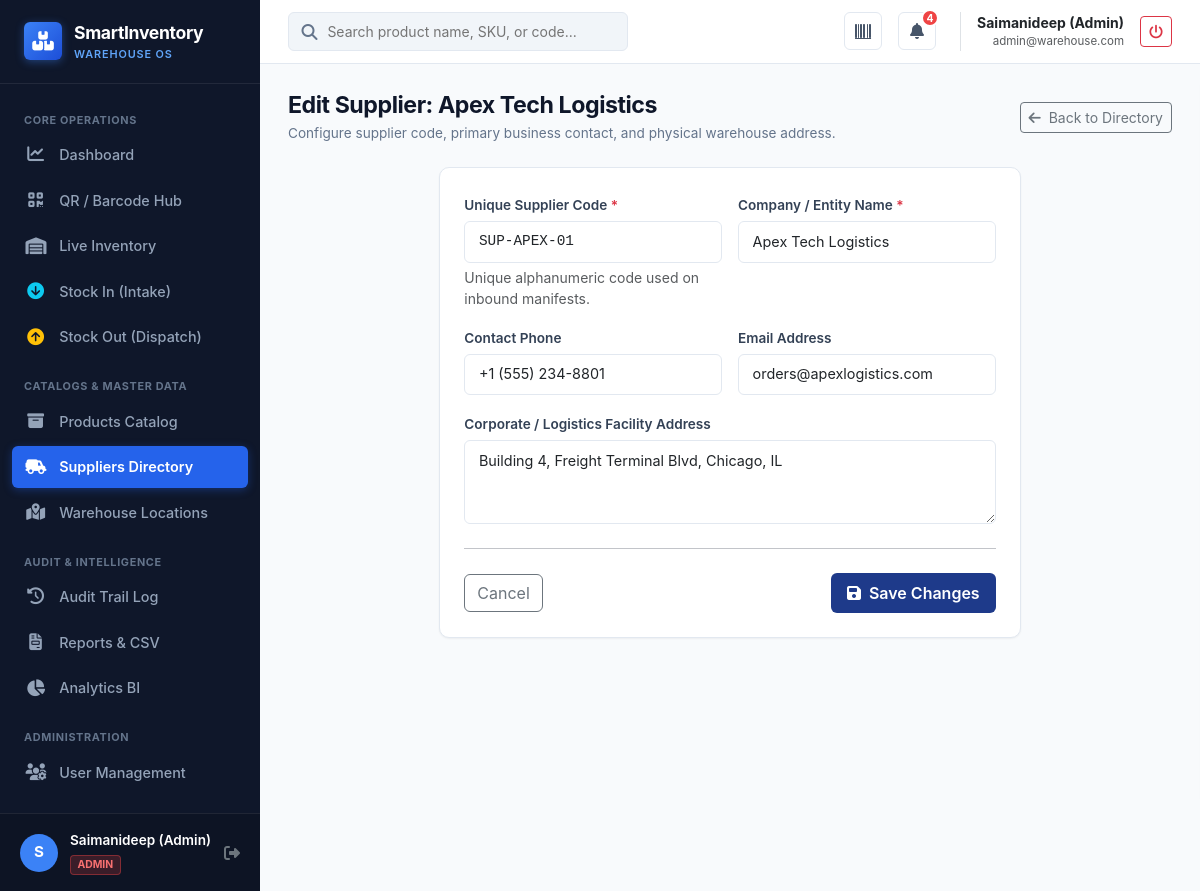
The page /suppliers/1/edit (signed in) on the database its author committed.
### app/models.py (models this page shows, shortened)
class User(UserMixin, db.Model):
    __tablename__ = 'users'
    id = db.Column(db.Integer, primary_key=True)
    name = db.Column(db.String(100), nullable=False)
    email = db.Column(db.String(120), unique=True, nullable=False, index=True)
    password_hash = db.Column(db.String(255), nullable=False)
    role = db.Column(
        db.String(20),
        nullable=False,
        default='STAFF'
    )  # ADMIN, STAFF, MANAGER
    is_active_user = db.Column(db.Boolean, default=True, nullable=False)
    created_at = db.Column(
        db.DateTime,
        default=lambda: datetime.now(timezone.utc),
        nullable=False
    )
    qr_code = db.Column(db.String(255), unique=True)
    transactions = db.relationship(
        'InventoryTransaction',
        backref='performer',
        lazy='dynamic'
    )
    @property
    def is_admin(self):
        return self.role == 'ADMIN'
    @property
    def is_active(self):
        return self.is_active_user

class Supplier(db.Model):
    __tablename__ = 'suppliers'
    id = db.Column(db.Integer, primary_key=True)
    supplier_code = db.Column(
        db.String(50),
        unique=True,
        nullable=False,
        index=True
    )
    name = db.Column(db.String(150), nullable=False)
    phone = db.Column(db.String(50), nullable=True)
    email = db.Column(db.String(120), nullable=True)
    address = db.Column(db.Text, nullable=True)
    created_at = db.Column(
        db.DateTime,
        default=lambda: datetime.now(timezone.utc),
        nullable=False
    )
    updated_at = db.Column(
        db.DateTime,
        default=lambda: datetime.now(timezone.utc),
        onupdate=lambda: datetime.now(timezone.utc),
        nullable=False
    )
    products = db.relationship(
        'Product',
        backref='supplier',
        lazy=True
    )
    transactions = db.relationship(
        'InventoryTransaction',
        backref='supplier',
        lazy=True
    )

### app/routes/suppliers.py (the view, shortened to what this page needs)
@suppliers_bp.route('/suppliers/<int:id>/edit', methods=['GET', 'POST'])
@role_required('ADMIN')
def edit(id):
    supplier = Supplier.query.get_or_404(id)
    return render_template('suppliers/form.html', supplier=supplier)

### app/routes/auth.py (called while the page is built)
def role_required(*allowed_roles):
    def decorator(f):
        @wraps(f)
        @login_required
        def decorated_function(*args, **kwargs):
            if current_user.role not in allowed_roles:
                abort(403)
            return f(*args, **kwargs)
        return decorated_function
    return decorator

### app/templates/suppliers/form.html (shortened to what this page needs)
{% extends 'base.html' %}
{% block content %}
<div class="page-header">
    <div>
        <h1 class="page-title">{{ 'Edit Supplier: ' + supplier.name if supplier else 'Register New Vendor / Supplier' }}</h1>
        <div class="page-subtitle">Configure supplier code, primary business contact, and physical warehouse address.</div>
    </div>
    <a href="{{ url_for('suppliers.index') }}" class="btn btn-outline-secondary btn-sm">
        <i class="fas fa-arrow-left me-1"></i> Back to Directory
    </a>
</div>
<div class="row justify-content-center">
    <div class="col-lg-8">
        <div class="content-card p-4">
            <form method="POST">
                <div class="row g-3">
                    <div class="col-md-6">
                        <label class="form-label">Unique Supplier Code <span class="text-danger">*</span></label>
                        <input type="text" name="supplier_code" class="form-control font-monospace" placeholder="e.g. SUP-APEX-01" value="{{ supplier.supplier_code if supplier else '' }}" required>
                        <div class="form-text">Unique alphanumeric code used on inbound manifests.</div>
                    </div>
                    <div class="col-md-6">
                        <label class="form-label">Company / Entity Name <span class="text-danger">*</span></label>
                        <input type="text" name="name" class="form-control" placeholder="e.g. Apex Tech Logistics Ltd" value="{{ supplier.name if supplier else '' }}" required>
                    </div>
                    <div class="col-md-6">
                        <label class="form-label">Contact Phone</label>
                        <input type="text" name="phone" class="form-control" placeholder="+1 (555) 234-5678" value="{{ supplier.phone if supplier else '' }}">
                    </div>
                    <div class="col-md-6">
                        <label class="form-label">Email Address</label>
                        <input type="email" name="email" class="form-control" placeholder="procurement@vendor.com" value="{{ supplier.email if supplier else '' }}">
                    </div>
                    <div class="col-12">
                        <label class="form-label">Corporate / Logistics Facility Address</label>
                        <textarea name="address" class="form-control" rows="3" placeholder="Street, Suite, City, State, Zip, Country...">{{ supplier.address if supplier else '' }}</textarea>
                    </div>
                </div>
                <hr class="my-4">
                <div class="d-flex justify-content-between align-items-center">
                    <a href="{{ url_for('suppliers.index') }}" class="btn btn-outline-secondary">Cancel</a>
                    <button type="submit" class="btn btn-primary-wh">
                        <i class="fas fa-save me-1"></i> {{ 'Save Changes' if supplier else 'Register Supplier' }}
                    </button>
                </div>
            </form>
        </div>
    </div>
</div>
{% endblock %}

### app/templates/base.html (shortened to what this page needs)
<!DOCTYPE html>
<html lang="en">
<head>
    <link href="https://cdn.jsdelivr.net/npm/bootstrap@5.3.3/dist/css/bootstrap.min.css" rel="stylesheet">
    <link href="https://cdnjs.cloudflare.com/ajax/libs/font-awesome/6.5.1/css/all.min.css" rel="stylesheet">
    <link href="{{ url_for('static', filename='css/styles.css') }}" rel="stylesheet">
</head>
<body>
    <div class="app-wrapper">
        <aside class="app-sidebar no-print">
            <div class="sidebar-header">
                <div class="sidebar-logo-icon">
                    <i class="fas fa-boxes-stacked"></i>
                </div>
                <div>
                    <div class="sidebar-brand-text">SmartInventory</div>
                    <div class="sidebar-subbrand">Warehouse OS</div>
                </div>
            </div>
            <ul class="sidebar-menu">
                <div class="sidebar-section-title">Core Operations</div>
                <li>
                    <a href="{{ url_for('dashboard.index') }}" class="sidebar-link {% if request.endpoint == 'dashboard.index' %}active{% endif %}">
                        <i class="fas fa-chart-line"></i>
                        <span>Dashboard</span>
                    </a>
                </li>
                <li>
                    <a href="{{ url_for('scanner.index') }}" class="sidebar-link {% if request.endpoint == 'scanner.index' %}active{% endif %}">
                        <i class="fas fa-qrcode"></i>
                        <span>QR / Barcode Hub</span>
                    </a>
                </li>
                <li>
                    <a href="{{ url_for('inventory.index') }}" class="sidebar-link {% if request.endpoint == 'inventory.index' %}active{% endif %}">
                        <i class="fas fa-warehouse"></i>
                        <span>Live Inventory</span>
                    </a>
                </li>
                {% if current_user.is_admin or current_user.is_staff %}
                <li>
                    <a href="{{ url_for('inventory.stock_in') }}" class="sidebar-link {% if request.endpoint == 'inventory.stock_in' %}active{% endif %}">
                        <i class="fas fa-arrow-circle-down text-info"></i>
                        <span>Stock In (Intake)</span>
                    </a>
                </li>
                <li>
                    <a href="{{ url_for('inventory.stock_out') }}" class="sidebar-link {% if request.endpoint == 'inventory.stock_out' %}active{% endif %}">
                        <i class="fas fa-arrow-circle-up text-warning"></i>
                        <span>Stock Out (Dispatch)</span>
                    </a>
                </li>
                {% endif %}
                <div class="sidebar-section-title mt-2">Catalogs & Master Data</div>
                <li>
                    <a href="{{ url_for('products.index') }}" class="sidebar-link {% if request.blueprint == 'products' %}active{% endif %}">
                        <i class="fas fa-box-archive"></i>
                        <span>Products Catalog</span>
                    </a>
                </li>
                <li>
                    <a href="{{ url_for('suppliers.index') }}" class="sidebar-link {% if request.blueprint == 'suppliers' %}active{% endif %}">
                        <i class="fas fa-truck-field"></i>
                        <span>Suppliers Directory</span>
                    </a>
                </li>
                <li>
                    <a href="{{ url_for('locations.index') }}" class="sidebar-link {% if request.blueprint == 'locations' %}active{% endif %}">
                        <i class="fas fa-map-location-dot"></i>
                        <span>Warehouse Locations</span>
                    </a>
                </li>
                <div class="sidebar-section-title mt-2">Audit & Intelligence</div>
                <li>
                    <a href="{{ url_for('transactions.index') }}" class="sidebar-link {% if request.endpoint == 'transactions.index' %}active{% endif %}">
                        <i class="fas fa-clock-rotate-left"></i>
                        <span>Audit Trail Log</span>
                    </a>
                </li>
                <li>
                    <a href="{{ url_for('reports.index') }}" class="sidebar-link {% if request.blueprint == 'reports' %}active{% endif %}">
                        <i class="fas fa-file-invoice"></i>
                        <span>Reports & CSV</span>
                    </a>
                </li>
                <li>
                    <a href="{{ url_for('analytics.index') }}" class="sidebar-link {% if request.blueprint == 'analytics' %}active{% endif %}">
                        <i class="fas fa-chart-pie"></i>
                        <span>Analytics BI</span>
                    </a>
                </li>
                {% if current_user.is_admin %}
                <div class="sidebar-section-title mt-2">Administration</div>
                <li>
                    <a href="{{ url_for('users.index') }}" class="sidebar-link {% if request.blueprint == 'users' %}active{% endif %}">
                        <i class="fas fa-users-gear"></i>
                        <span>User Management</span>
                    </a>
                </li>
                {% endif %}
            </ul>
            <div class="sidebar-footer">
                <div class="user-avatar">
                    {{ current_user.name[0] | upper if current_user.is_authenticated else '?' }}
                </div>
                <div class="user-info">
                    <div class="user-name">{{ current_user.name if current_user.is_authenticated else 'Guest' }}</div>
                    {% if current_user.is_authenticated %}
                        <span class="user-role-badge role-{{ current_user.role.lower() }}">{{ current_user.role }}</span>
                    {% endif %}
                </div>
                <a href="{{ url_for('auth.logout') }}" class="text-secondary hover-white ms-auto" title="Log Out">
                    <i class="fas fa-sign-out-alt"></i>
                </a>
            </div>
        </aside>
        <main class="app-main">
            <header class="app-navbar no-print">
                <div class="d-flex align-items-center gap-3">
                    <div class="navbar-search d-none d-md-block">
                        <i class="fas fa-search"></i>
                        <input type="text" id="global-search-input" placeholder="Search product name, SKU, or code...">
                    </div>
                </div>
                <div class="navbar-actions">
                    <a href="{{ url_for('scanner.index') }}" class="nav-icon-btn" title="Open QR & Barcode Scanner">
                        <i class="fas fa-barcode"></i>
                    </a>
                    <button class="nav-icon-btn" id="notification-toggle-btn" title="Low Stock Alerts">
                        <i class="fas fa-bell"></i>
                        {% if low_stock_badge_count > 0 %}
                            <span class="nav-badge">{{ low_stock_badge_count }}</span>
                        {% endif %}
                    </button>
                    <div class="d-flex align-items-center gap-2 border-start ps-3 ms-2">
                        <div class="small text-end d-none d-sm-block">
                            <div class="fw-bold text-dark">{{ current_user.name }}</div>
                            <div class="text-muted" style="font-size: 0.72rem;">{{ current_user.email }}</div>
                        </div>
                        <a href="{{ url_for('auth.logout') }}" class="btn btn-outline-danger btn-sm ms-2" title="Sign Out">
                            <i class="fas fa-power-off"></i>
                        </a>
                    </div>
                </div>
            </header>
            <div class="page-container">
                {% block content %}{% endblock %}
            </div>
        </main>
    </div>
</body>
</html>

### rows shown on the page
User: is_active_user+name "S", is_active_user+name "Saimanideep (Admin)", role "ADMIN", name "Saimanideep (Admin)", email "admin@warehouse.com"
Supplier: name "Edit Supplier: Apex Tech Logistics", supplier_code "SUP-APEX-01", name "Apex Tech Logistics", phone "+1 (555) 234-8801", email "orders@apexlogistics.com", address "Building 4, Freight Terminal Blvd, Chicago, IL"

### other values the page prints
{{ low_stock_badge_count }} "4"
{{ 'Save Changes' if supplier else 'Register Supplier' }} "Save Changes"
